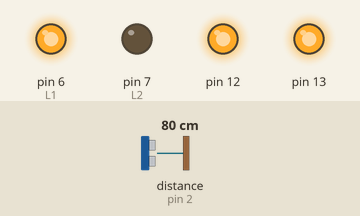
Bench run of a sketch on a simulated Arduino Uno, built with avr-gcc and run on an emulated ATmega328P. Parts: output pins drawn as LEDs (lit = HIGH). Wiring (inferred from the names in the program): ultrasonic range finder: trigger pin 3; echo pin 2. Inputs (shaded band) come from the test bench; at power-on: distance to the obstacle (sensor on pin 2) 80 cm. The echo pulse lasts 58.3 µs per cm; pins used as bus, display or sensor lines are not drawn.

Above: at 2.6 s.
At 6.1 s:
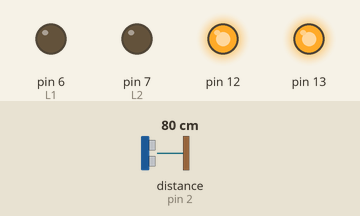
Timing chart, 0 to 9.2 s (numbered marks = the images above):
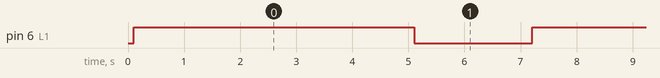

Measured:
- by itself, pin 6 (L1): alternates HIGH for 5.0 s and LOW for 2.1 s

The sketch:

Maze-Robot.ino
```cpp
/*
 Name:		Maze_Robot.ino
 Created:	4/14/2022 1:11:46 PM
 Author:	brendan
*/

// the setup function runs once when you press reset or power the board
#include "motor_controller.h"
#include "color_sensor.h"
#include "obstacle_sensor.h"
#include "status_lights.h"

const int ECHO_PIN = 2;
const int TRIG_PIN = 3;
const int R1 = 4;
const int R2 = 5;
const int L1 = 6;
const int L2 = 7;

ObstacleSensor obstacle_sensor = ObstacleSensor(ECHO_PIN, TRIG_PIN);
MotorController motor_controller = MotorController(R1, R2, L1, L2);

void setup() {
}

// the loop function runs over and over again until power down or reset
void loop(){
	//bool object_detected = obstacle_sensor.check_for_obstacle(7);
	int object_detected = obstacle_sensor.check_for_obstacle(7);
	Serial.println(String(object_detected));

	motor_controller.move_forward();
	delay(5000);
	motor_controller.stop();
	delay(2000);
}
```

color_sensor.cpp
```cpp
//
//
//

#include "color_sensor.h"
```

color_sensor.h
```cpp
// color_sensor.h

#ifndef _COLOR_SENSOR_h
#define _COLOR_SENSOR_h

#if defined(ARDUINO) && ARDUINO >= 100
	#include "arduino.h"
#else
	#include "WProgram.h"
#endif


#endif

class ColorSensor {
	ColorSensor(int S0, int S1, int S2, int S3, int sensorOut) {

	}
};
```

motor_controller.cpp
```cpp
//
//
//

#include "motor_controller.h"

void MotorController::stop() {
	digitalWrite(R1, LOW);
	digitalWrite(R2, LOW);
	digitalWrite(L1, LOW);
	digitalWrite(L2, LOW);
}

void MotorController::move_forward() {
	digitalWrite(R1, HIGH);
	digitalWrite(R2, LOW);
	digitalWrite(L1, HIGH);
	digitalWrite(L2, LOW);
}
```

motor_controller.h
```cpp
// motor_controller.h

#ifndef _MOTOR_CONTROLLER_h
#define _MOTOR_CONTROLLER_h

#if defined(ARDUINO) && ARDUINO >= 100
	#include "arduino.h"
#else
	#include "WProgram.h"
#endif


#endif

class MotorController
{
private:
	int R1;
	int R2;
	int L1;
	int L2;

public:
	MotorController(int R_1, int R_2, int L_1, int L_2) {
		pinMode(13, OUTPUT);
		digitalWrite(13, HIGH);
		pinMode(12, OUTPUT);
		digitalWrite(12, HIGH);

		R1 = R_1;
		R2 = R_2;
		L1 = L_1;
		L2 = L_2;

		pinMode(R1, OUTPUT);
		pinMode(R2, OUTPUT);
		pinMode(L1, OUTPUT);
		pinMode(L2, OUTPUT);
	}

	void move_forward();
	void stop();
};
```

obstacle_sensor.cpp
```cpp
//
//
//

#include "obstacle_sensor.h"

bool ObstacleSensor::check_for_obstacle(int min_distance) {
	long duration;

	digitalWrite(TRIG, LOW);
	delayMicroseconds(2);

	digitalWrite(TRIG, HIGH);
	delayMicroseconds(10);

	digitalWrite(TRIG, LOW);

	duration = pulseIn(ECHO, HIGH);
	long inches = get_inches(duration);

	delay(100);

	if (min_distance > inches) {
		return true;
	}
	else {
		return false;
	}
}

long ObstacleSensor::get_inches(long duration) {
	return duration / 74 / 2;
}
```

obstacle_sensor.h
```cpp
// obstacle_sensor.h

#ifndef _OBSTACLE_SENSOR_h
#define _OBSTACLE_SENSOR_h

#if defined(ARDUINO) && ARDUINO >= 100
	#include "arduino.h"
#else
	#include "WProgram.h"
#endif


#endif

class ObstacleSensor {
public:
	int TRIG;
	int ECHO;

	ObstacleSensor(int echo, int trig) {
		TRIG = trig;
		ECHO = echo;

		pinMode(TRIG, OUTPUT);
		pinMode(ECHO, INPUT);
	}

	bool check_for_obstacle(int min_distance);

	long get_inches(long duration);
};
```

status_lights.cpp
```cpp
//
//
//

#include "status_lights.h"
void Status_Lights::turn_off_lights() {
	digitalWrite(GREEN_PIN, LOW);
	digitalWrite(RED_PIN, LOW);
	digitalWrite(YELLOW_PIN, LOW);
}

void Status_Lights::moving_status() {
	digitalWrite(GREEN_PIN, HIGH);
	digitalWrite(RED_PIN, LOW);
	digitalWrite(YELLOW_PIN, LOW);
}

void Status_Lights::object_detected() {
	digitalWrite(RED_PIN, HIGH);
	digitalWrite(GREEN_PIN, LOW);
	digitalWrite(YELLOW_PIN, LOW);
}

void Status_Lights::scanning_status() {
	digitalWrite(YELLOW_PIN, HIGH);
	digitalWrite(GREEN_PIN, LOW);
	digitalWrite(RED_PIN, LOW);
}
```

status_lights.h
```cpp
// status_lights.h

#ifndef _STATUS_LIGHTS_h
#define _STATUS_LIGHTS_h

#if defined(ARDUINO) && ARDUINO >= 100
	#include "arduino.h"
#else
	#include "WProgram.h"
#endif


#endif

class Status_Lights {
public:
	int GREEN_PIN;
	int RED_PIN;
	int YELLOW_PIN;
	Status_Lights(int green_pin, int red_pin, int yellow_pin) {
		GREEN_PIN = green_pin;
		RED_PIN = red_pin;
		YELLOW_PIN = yellow_pin;

		pinMode(GREEN_PIN, INPUT);
		pinMode(RED_PIN, INPUT);
		pinMode(YELLOW_PIN, INPUT);
	}
	void turn_off_lights();
	void moving_status();
	void object_detected();
	void scanning_status();
};
```
